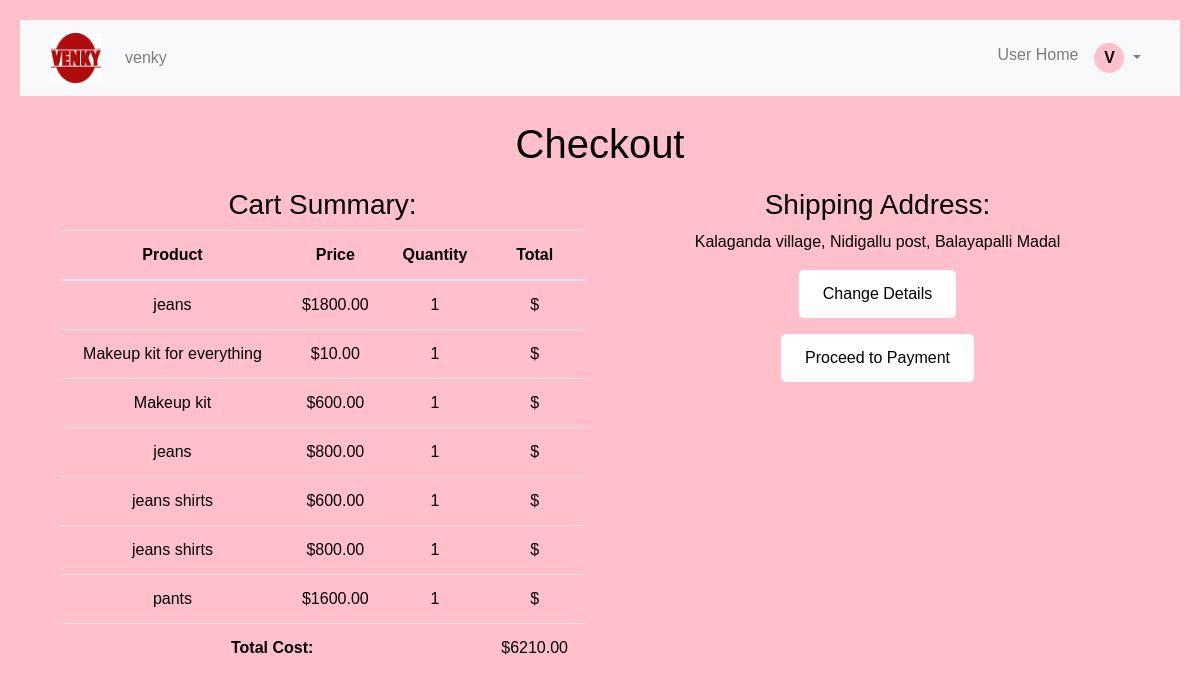
The app's page /checkout/ (signed in), older data.
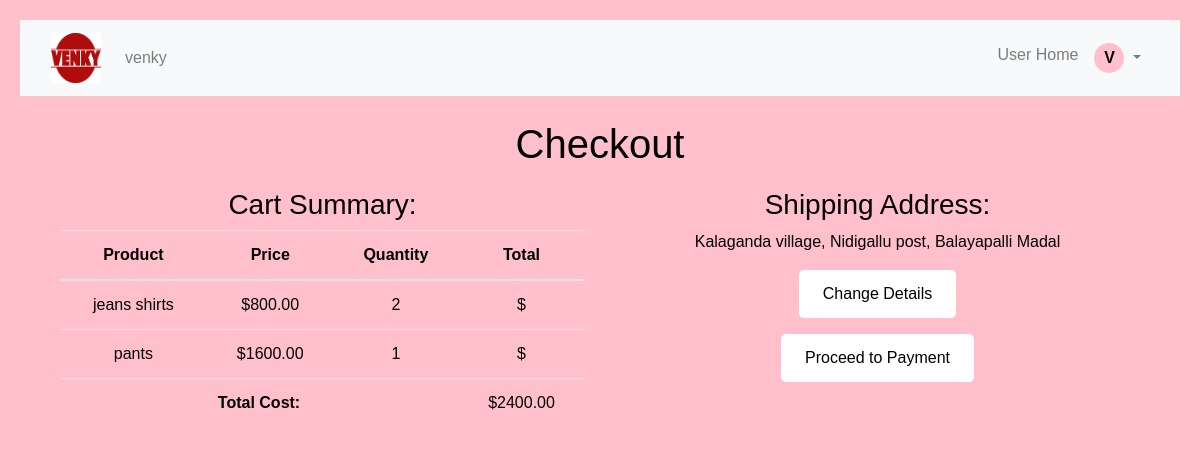
The same page, newer data.
### Credentialsapp/models.py (models this page shows, shortened)
class CartItem(models.Model):
    cart = models.ForeignKey(Cart, on_delete=models.CASCADE, related_name='cart_items')
    product = models.ForeignKey(Product, on_delete=models.CASCADE)
    quantity = models.PositiveIntegerField(default=1)

class Product(models.Model):
    dealer = models.ForeignKey(User, on_delete=models.CASCADE, blank=True, null=True, related_name='products')
    name = models.CharField(max_length=100)
    country = models.CharField(max_length=100)
    quantity = models.PositiveIntegerField(default=0)
    price = models.DecimalField(max_digits=10, decimal_places=2)
    image = models.ImageField(upload_to='product_images/', blank=True, null=True)
    created_at = models.DateTimeField(default=timezone.now)
    category = models.ForeignKey(Category, on_delete=models.CASCADE, null=True, blank=True)

### Credentialsapp/views.py (the view)
# urls.py: path('checkout/', views.checkout, name='checkout'),
@login_required
def checkout(request):
    user = request.user
    try:
        user_profile = UserProfile.objects.get(user=user)
    except UserProfile.DoesNotExist:
        user_profile = UserProfile.objects.create(user=user)
    cart = Cart.objects.get(user=user)
    total_cost = cart.total_cost()
    if request.method == 'POST':
        return redirect(reverse('payment_success'))
    context = {
        'cart': cart,
        'total_cost': total_cost,
        'user_address': user_profile.address if user_profile else None
    }
    return render(request, 'checkout.html', context)

### Credentialsapp/models.py (called while the page is built)
    def total_cost(self):
        return sum(item.product.price for item in self.cart_items.all())

### Credentialsapp/templates/checkout.html (shortened to what this page needs)
{% extends 'base.html' %}
{% block content %}
<div class="container">
    <h1>Checkout</h1>
    <div class="row">
        <div class="col-md-6">
            <h3>Cart Summary:</h3>
            <table class="table">
                <thead>
                    <tr>
                        <th>Product</th>
                        <th>Price</th>
                        <th>Quantity</th>
                        <th>Total</th>
                    </tr>
                </thead>
                <tbody>
                    {% for cart_item in cart.cart_items.all %}
                        <tr>
                            <td>{{ cart_item.product.name }}</td>
                            <td>${{ cart_item.product.price }}</td>
                            <td>{{ cart_item.quantity }}</td>
                            <td>${{ cart_item.item_total_cost }}</td>
                        </tr>
                    {% endfor %}
                </tbody>
                <tfoot>
                    <tr>
                        <td colspan="3"><strong>Total Cost:</strong></td>
                        <td>${{ total_cost }}</td>
                    </tr>
                </tfoot>
            </table>
        </div>
        <div class="col-md-6">
            <h3>Shipping Address:</h3>
            <p>{{ user_address }}</p>
            <a href="{% url 'edit_profile' %}" class="btn btn-primary">Change Details</a>
            <form method="post">
                <button type="submit" class="btn btn-primary mt-3">Proceed to Payment</button>
            </form>
        </div>
    </div>
</div>
{% endblock %}

Row changes from the older to the newer data that the page shows:
removed CartItem: product.name "jeans", product.price "1800.00", quantity "1"
removed CartItem: product.name "Makeup kit for everything", product.price "10.00", quantity "1"
removed CartItem: product.name "Makeup kit", product.price "600.00", quantity "1"
removed CartItem: product.name "jeans", product.price "800.00", quantity "1"
removed CartItem: product.name "jeans shirts", product.price "600.00", quantity "1"
changed CartItem "jeans shirts": quantity "1" → "2"
Text that changed along with them:
{{ total_cost }}: "6210.00" → "2400.00"
